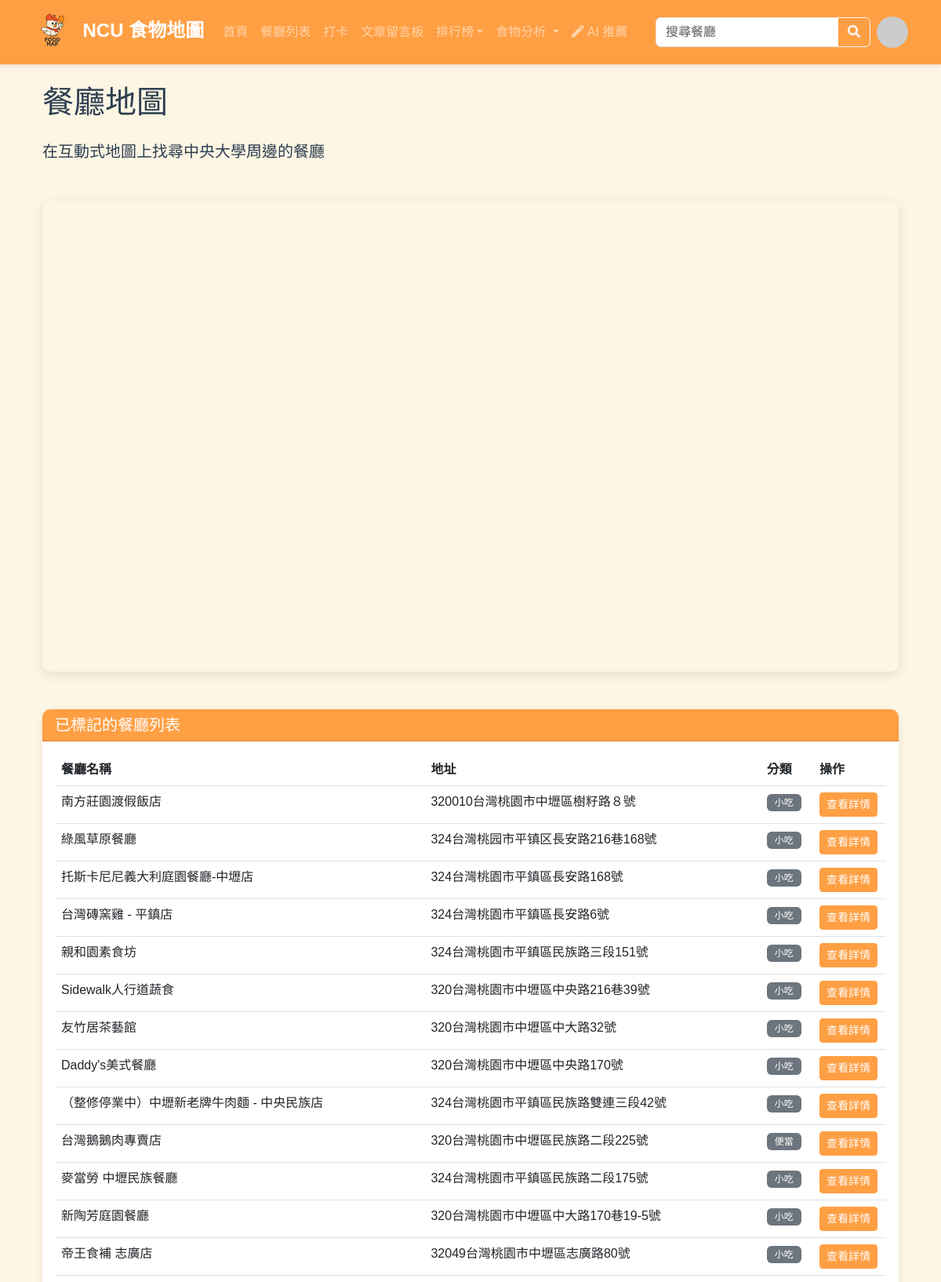
Page /map/ (signed in, upper part) on the committed database.
### restaurants/models.py (models this page shows, shortened)
class Restaurant(models.Model):
    name = models.CharField(max_length=100)
    address = models.CharField(max_length=200)
    phone = models.CharField(max_length=20, blank=True)
    description = models.TextField(blank=True)
    categories = models.ManyToManyField(Category, related_name='restaurants')
    image = models.ImageField(upload_to='restaurant_images/', blank=True, null=True)
    website = models.URLField(blank=True)
    lat = models.FloatField(null=True, blank=True)  # 緯度
    lng = models.FloatField(null=True, blank=True)  # 經度
    created_at = models.DateTimeField(auto_now_add=True)
    updated_at = models.DateTimeField(auto_now=True)
    is_active = models.BooleanField(default=True)

class Category(models.Model):
    name = models.CharField(max_length=50, unique=True)
    icon = models.CharField(max_length=50, blank=True)  # FontAwesome 圖標類名
    class Meta:
        verbose_name_plural = "Categories"

### restaurants/views.py (the view)
# urls.py: path('map/', views.map_view, name='map'),
def map_view(request):
    restaurants = Restaurant.objects.filter(is_active=True, lat__isnull=False, lng__isnull=False)
    return render(request, 'restaurants/map.html', {
        'restaurants': restaurants,
        'google_maps_api_key': settings.GOOGLE_MAPS_API_KEY,
    })

### templates/restaurants/map.html (shortened to what this page needs)
{% extends 'base.html' %}
{% load static %}
{% block content %}
<div class="container">
    <h1 class="mb-4">餐廳地圖</h1>
    <p class="lead mb-5">在互動式地圖上找尋中央大學周邊的餐廳</p>
    <div class="map-container mb-5">
        <div id="restaurant-map"></div>
    </div>
    <div class="row mt-4">
        <div class="col-md-12">
            <div class="card">
                <div class="card-header bg-primary text-white">
                    <h5 class="mb-0">已標記的餐廳列表</h5>
                </div>
                <div class="card-body">
                    <div class="table-responsive">
                        <table class="table table-hover">
                            <thead>
                                <tr>
                                    <th>餐廳名稱</th>
                                    <th>地址</th>
                                    <th>分類</th>
                                    <th>操作</th>
                                </tr>
                            </thead>
                            <tbody>
                                {% for restaurant in restaurants %}
                                <tr>
                                    <td>{{ restaurant.name }}</td>
                                    <td>{{ restaurant.address }}</td>
                                    <td>
                                        {% for category in restaurant.categories.all %}
                                        <span class="badge bg-secondary">{{ category.name }}</span>
                                        {% endfor %}
                                    </td>
                                    <td>
                                        <a href="{% url 'restaurant_detail' restaurant.pk %}" class="btn btn-sm btn-primary">查看詳情</a>
                                    </td>
                                </tr>
                                {% empty %}
                                <tr>
                                    <td colspan="4" class="text-center">目前尚無地理位置資訊的餐廳</td>
                                </tr>
                                {% endfor %}
                            </tbody>
                        </table>
                    </div>
                </div>
            </div>
        </div>
    </div>
</div>
{% endblock %}

### static/css/style.css (style rules this page uses)
:root { --primary-color: #ff9f43; --secondary-color: #ffbe76; --accent-color: #ff6b6b; --light-color: #fff6e5; --dark-color: #2c3e50; --success-color: #27ae60; --warning-color: #e67e22; --danger-color: #c0392b; --background-color: #fef6e4; }
html, body { height: 100%; }
body { font-family: 'Noto Sans TC', sans-serif; color: var(--dark-color); background-color: var(--background-color); margin: 0; padding: 0; }
.card { border: none; border-radius: 10px; overflow: hidden; box-shadow: 0 3px 10px rgba(0, 0, 0, 0.1); transition: transform 0.3s ease; background-color: #ffffff; }
.badge { font-weight: 500; padding: 5px 10px; margin-right: 5px; margin-bottom: 5px; }
.btn-primary { background-color: var(--primary-color); border-color: var(--primary-color); }
.card-header.bg-primary { background-color: var(--primary-color) !important; }
.bg-primary { background-color: var(--primary-color) !important; }

### templates/restaurants/map.html (style rules this page uses)
#restaurant-map { width: 100%; height: 600px; border-radius: 10px; box-shadow: 0 4px 15px rgba(0, 0, 0, 0.1); }
.map-container { position: relative; }

### templates/base.html (style rules this page uses)
html, body { height: 100%; }

### rows in the picture
Restaurant: name "南方莊園渡假飯店", address "320010台灣桃園市中壢區樹籽路８號"
Category: name "小吃"
Restaurant: name "綠風草原餐廳", address "324台灣桃园市平镇区長安路216巷168號"
Restaurant: name "托斯卡尼尼義大利庭園餐廳-中壢店", address "324台灣桃園市平鎮區長安路168號"
Restaurant: name "台灣磚窯雞 - 平鎮店", address "324台灣桃園市平鎮區長安路6號"
Restaurant: name "親和園素食坊", address "324台灣桃園市平鎮區民族路三段151號"
Restaurant: name "Sidewalk人行道蔬食", address "320台灣桃園市中壢區中央路216巷39號"
Restaurant: name "友竹居茶藝館", address "320台灣桃園市中壢區中大路32號"
Restaurant: name "Daddy's美式餐廳", address "320台灣桃園市中壢區中央路170號"
Restaurant: name "（整修停業中）中壢新老牌牛肉麵 - 中央民族店", address "324台灣桃園市平鎮區民族路雙連三段42號"
Restaurant: name "台灣鵝鵝肉專賣店", address "320台灣桃園市中壢區民族路二段225號"
Category: name "便當"
Restaurant: name "麥當勞 中壢民族餐廳", address "324台灣桃園市平鎮區民族路二段175號"
Restaurant: name "新陶芳庭園餐廳", address "320台灣桃園市中壢區中大路170巷19-5號"
Restaurant: name "帝王食補 志廣店", address "32049台灣桃園市中壢區志廣路80號"
